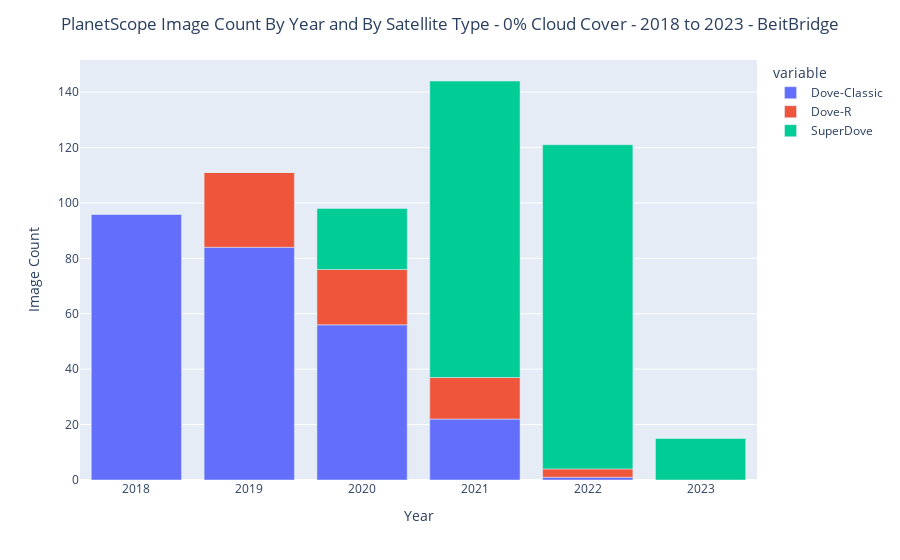

Notebook code for this chart:
### Code cell
# Graph 7: Annual bar chart showing image counts per year broken down by satellite platform.
# Use this to display the number of images from different satellites across multiple years in the query, if applicable.
def create_dove_year_graph(df, cc_threshold, output_graph):
    """
    Creates a yearly bar chart to display image counts per year over multiple years, broken down by satellite platform
    Image counts are determined based on the input cloud cover threshold.

    Params:
    ---------------------
    df: pandas dataframe
        query dataframe containing image information
    cc_threshold: float
        cloud cover percentage threshold. Images with cloud cover exceeding this number will not be counted
    output_graph: bool
        if set to True, graph will be saved to file as an html and png file
    """
    target_df = df
    min_year = df.iloc[0]['year']
    max_year = df.iloc[-1]['year']
  
    year_df = pd.DataFrame()
    year_df["Dove-Classic"] = target_df.loc[(target_df['cloud_cover'] <= 5) & (target_df["sat_type"] == "dove-c")]['year'].value_counts()
    year_df["Dove-R"] = target_df.loc[(target_df['cloud_cover'] <= 5) & (target_df["sat_type"] == "dove-r")]['year'].value_counts()
    year_df["SuperDove"] = target_df.loc[(target_df['cloud_cover'] <= 5) & (target_df["sat_type"] == "superdove")]['year'].value_counts()
    
    year_df.reset_index(inplace=True)
    year_df.rename(columns={'index': 'year'}, inplace=True)
    year_df.sort_values('year', inplace=True)
    year_df.reset_index(inplace=True, drop=True)

    year_fig = px.bar(year_df, x='year', y=["Dove-Classic", "Dove-R", "SuperDove"])
    year_fig.update_layout(title_text=f"PlanetScope Image Count By Year and By Satellite Type - {cc_threshold}% Cloud Cover - {min_year} to {max_year} - {aoi_name}", title_x=0.5, yaxis_title="Image Count", xaxis_title="Year")

    filenamestr = f"PlanetScope_Annual_Image_Count_{cc_threshold}_%CC_SatelliteType_{min_year}_to_{max_year}_{aoi_name}"
    if output_graph:
        out_png = outpath_figs.joinpath(f"{filenamestr}.png")
        out_html = outpath_figs.joinpath(f"{filenamestr}.html")
        year_fig.write_image(out_png)
        year_fig.write_html(out_html)

    year_fig.show()

    return year_df

year_df = create_dove_year_graph(filtered_search, cc_threshold=0, output_graph=output_graphs)

### Figure 1 — Plotly figure (JSON) as saved in the notebook; plotly's stock layout.template omitted (floating-point values rounded to 4 significant figures)
{"data": [{"alignmentgroup": "True", "hovertemplate": "variable=Dove-Classic<br>year=%{x}<br>value=%{y}<extra></extra>", "legendgroup": "Dove-Classic", "marker": {"color": "#636efa", "pattern": {"shape": ""}}, "name": "Dove-Classic", "offsetgroup": "Dove-Classic", "orientation": "v", "showlegend": true, "textposition": "auto", "type": "bar", "x": [2018, 2019, 2020, 2021, 2022, 2023], "xaxis": "x", "y": [96, 84, 56, 22, 1, 0], "yaxis": "y"}, {"alignmentgroup": "True", "hovertemplate": "variable=Dove-R<br>year=%{x}<br>value=%{y}<extra></extra>", "legendgroup": "Dove-R", "marker": {"color": "#EF553B", "pattern": {"shape": ""}}, "name": "Dove-R", "offsetgroup": "Dove-R", "orientation": "v", "showlegend": true, "textposition": "auto", "type": "bar", "x": [2018, 2019, 2020, 2021, 2022, 2023], "xaxis": "x", "y": [0, 27, 20, 15, 3, 0], "yaxis": "y"}, {"alignmentgroup": "True", "hovertemplate": "variable=SuperDove<br>year=%{x}<br>value=%{y}<extra></extra>", "legendgroup": "SuperDove", "marker": {"color": "#00cc96", "pattern": {"shape": ""}}, "name": "SuperDove", "offsetgroup": "SuperDove", "orientation": "v", "showlegend": true, "textposition": "auto", "type": "bar", "x": [2018, 2019, 2020, 2021, 2022, 2023], "xaxis": "x", "y": [0, 0, 22, 107, 117, 15], "yaxis": "y"}], "layout": {"barmode": "relative", "legend": {"title": {"text": "variable"}, "tracegroupgap": 0}, "margin": {"t": 60}, "title": {"text": "PlanetScope Image Count By Year and By Satellite Type - 0% Cloud Cover - 2018 to 2023 - BeitBridge", "x": 0.5}, "xaxis": {"anchor": "y", "domain": [0, 1], "title": {"text": "Year"}}, "yaxis": {"anchor": "x", "domain": [0, 1], "title": {"text": "Image Count"}}}}
